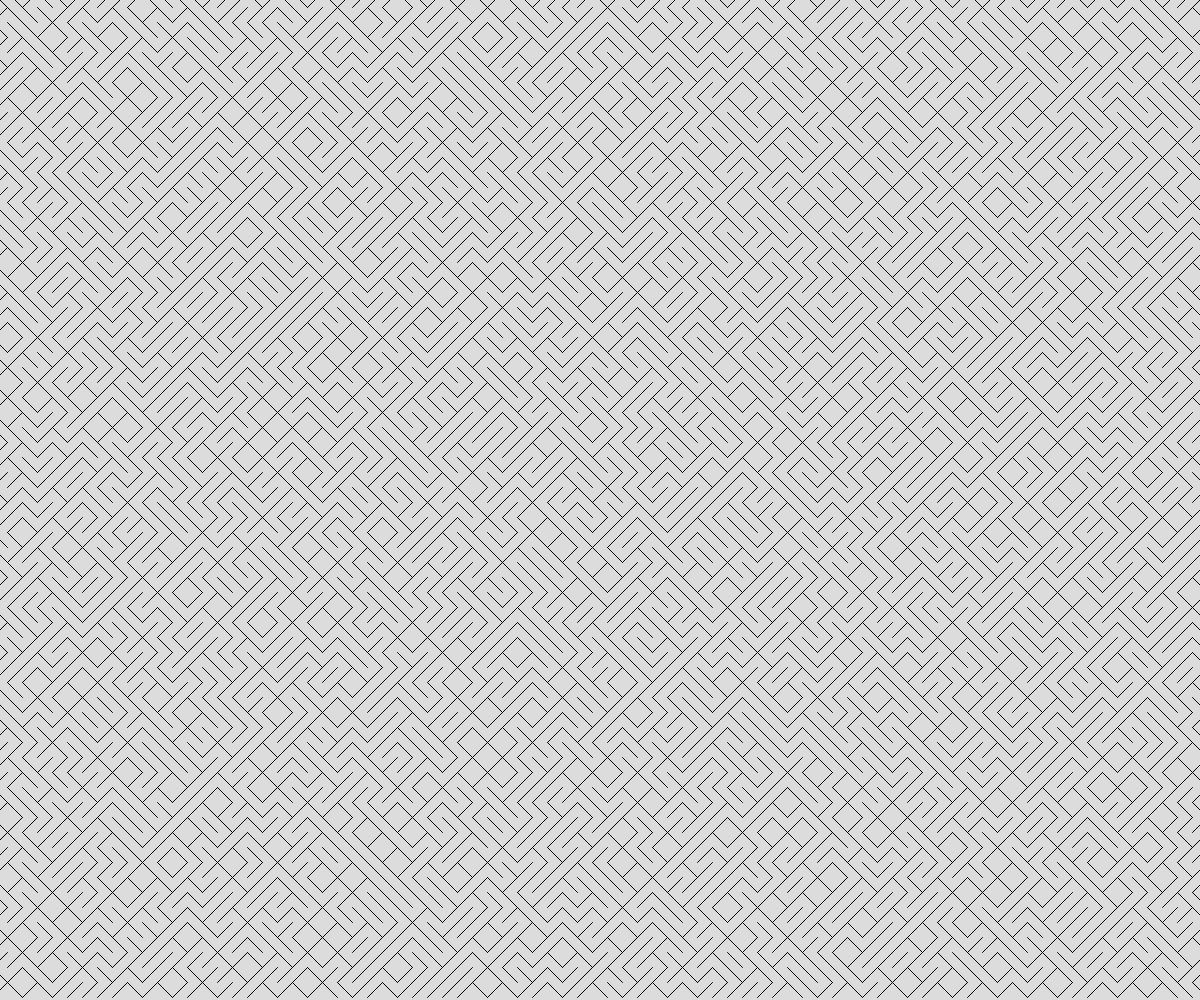
Frame 1 (no input)
Frame 60 (no input): identical to frame 1, image omitted
Frame 120 (the mouse pressed at the canvas centre since frame 60): identical to frame 1, image omitted

The p5.js sketch that drew this single still picture (run headless with seeded random() and noise() and a simulated clock; from frame 60 on, the mouse is pressed at the canvas centre):

// p5.js sketch
// ── sketch.js
// Generative art demo




let theTiles = [];
const THE_SIZE = 15;

async function setup() {
  createCanvas(windowWidth, windowHeight);

  for (let x = 0; x <= windowWidth; x += THE_SIZE) {
    for (let y = 0; y <=                                                                                             windowHeight; y += THE_SIZE) {
      let someTile = spawnTile(x, y, THE_SIZE);
      theTiles.push(someTile);
    }
  }
}



function draw() {
  background(220);

  for (let theTile of theTiles){
    line(theTile.x1, theTile.y1, theTile.x2, theTile.y2);
  }
}

function spawnTile(x, y, tileSize) {
  let choice = random(100);
  let tile;
  if (choice < 50){
    // positive slope
    tile = {
      x1: x + tileSize / 2 ,
      y1: y - tileSize / 2 ,
      x2: x - tileSize / 2 ,
      y2: y + tileSize / 2 ,
    };
  }
  else {
    // negative slope
    tile = {
      x1: x - tileSize / 2 ,
      y1: y - tileSize / 2 ,
      x2: x + tileSize / 2 ,
      y2: y + tileSize / 2 ,
    };
  }
  return tile;

}
